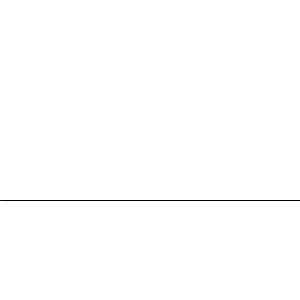
Frame 1 (no input)
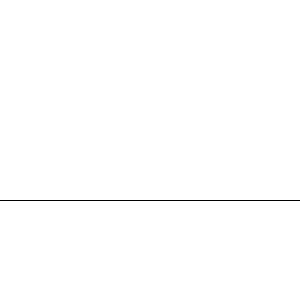
Frame 60 (the mouse pressed at the canvas centre just before this capture)
Frame 120 (the mouse held since frame 60 and released just before this capture): identical to frame 60, image omitted

The Processing sketch that drew these frames (run headless with seeded random() and noise(); from frame 60 on, the mouse is pressed at the canvas centre):

// Processing sketch: proporcao
// ── proporcao.pde
void setup()
{
  size(300, 300);
  background(255);
}

void draw()
{
  //a linha sempre vai dividar o canvas
  //horizontalmente em dois terços
  line(0, (height/3)*2, width, (height/3)*2);
}
